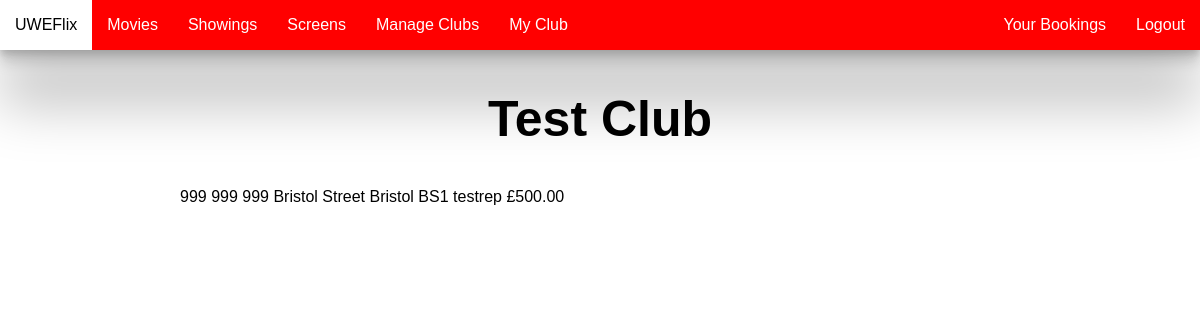
/my_club (signed in), run on an earlier commit of the app's database.
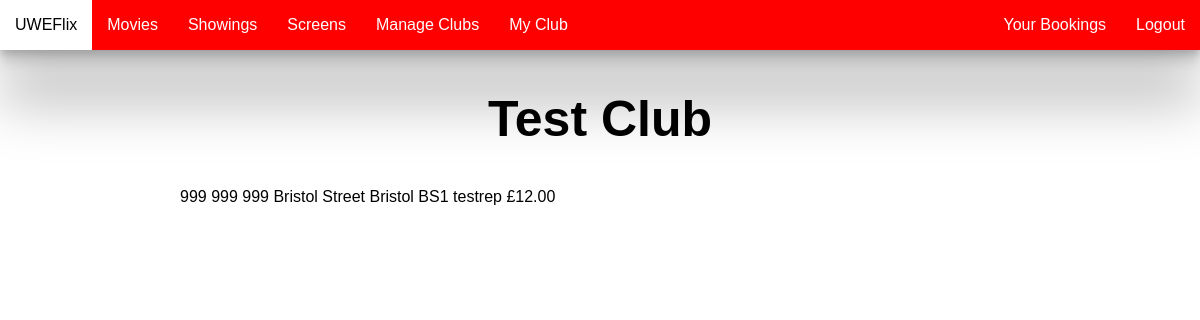
And on a later commit of the database.
### UWEflix_Website/models.py (models this page shows, shortened)
class Club(models.Model):
    club_name = models.CharField(max_length=200)
    landline = models.CharField(max_length=20, blank=True)
    mobile = models.CharField(max_length=20, blank=True)
    street_number = models.CharField(max_length=50, blank=True)
    street = models.CharField(max_length=200, blank=True)
    city = models.CharField(max_length=200 , blank=True)
    post_code = models.CharField(max_length=20, blank=True)
    club_rep = models.ForeignKey(User, on_delete=models.CASCADE)
    account_balance = models.DecimalField(
            max_digits = 8, decimal_places = 2,
            validators=[MinValueValidator(limit_value=0)],
            blank=True, null=True)

### UWEflix_Website/decorators.py (the view)
        @user_passes_test(lambda user:
                          user.groups.filter(name=group_name).exists(),
                          login_url='login')
        def wrapper(request, *args, **kwargs):
            return view_func(request, *args, **kwargs)

### UWEflix_Website/views.py (called while the page is built)
@login_required(login_url="login")
@group_required("Club Representative")
def my_club(request):
    club = Club.objects.get(club_rep = request.user)
    return render(request, 'my_club.html', {'club': club })

### UWEflix_Website/templates/my_club.html
{% extends 'base.html' %}
{% block content %}
<div class="title">
  <h1>{{ club.club_name }}</h1>
</div>
{{ club.landline }}
{{ club.mobile }}
{{ club.street_number }}
{{ club.street }}
{{ club.city }}
{{ club.post_code }}
{{ club.club_rep }}
£{{ club.account_balance }}
{% endblock %}

What changed in the data, as far as the page shows it:
changed Club "Test Club": account_balance "500.00" → "12.00"
